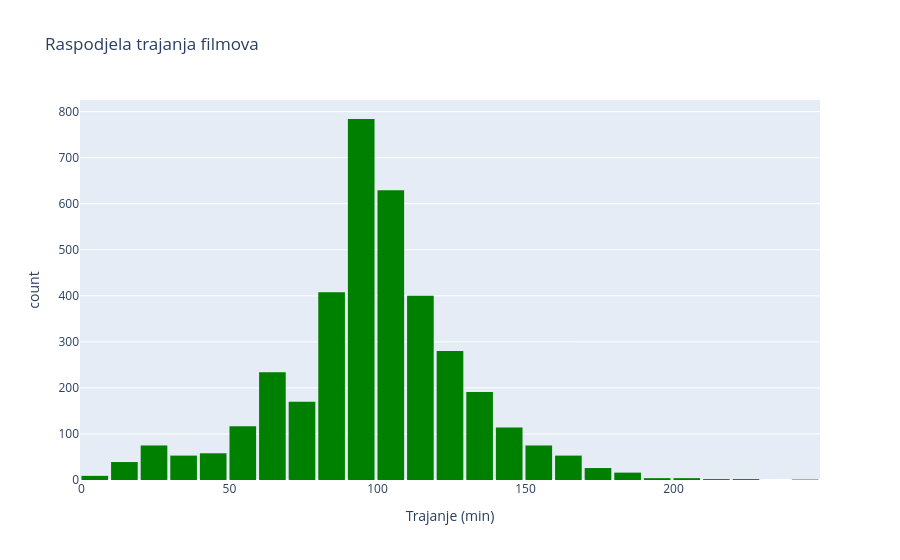

The notebook cell saved with this chart:
### Markdown cell above
## Trajanje filmova

Prikazat cu koliko filmova spada u koje trajanje,koji je format najzastupljeniji.

### Code cell
filmovi = df[df["type"]=="MOVIE"]

fig3 = px.histogram(
    filmovi,
    x="runtime",
    nbins=40,
    title="Raspodjela trajanja filmova",
    labels={"runtime":"Trajanje (min)","count":"Broj filmova"},
    color_discrete_sequence=["green"]
)

fig3.update_layout(bargap=0.1)
fig3.show()

### Figure 1 — Plotly figure (JSON) as saved in the notebook; plotly's stock layout.template omitted (floating-point values rounded to 4 significant figures; data arrays with more than 128 entries replaced by an {"elided": "..."} marker saying what was removed)
{"data": [{"bingroup": "x", "hovertemplate": "Trajanje (min)=%{x}<br>count=%{y}<extra></extra>", "legendgroup": "", "marker": {"color": "green", "pattern": {"shape": ""}}, "name": "", "nbinsx": 40, "orientation": "v", "showlegend": false, "type": "histogram", "x": {"elided": "3744 int values"}, "xaxis": "x", "yaxis": "y"}], "layout": {"bargap": 0.1, "barmode": "relative", "legend": {"tracegroupgap": 0}, "title": {"text": "Raspodjela trajanja filmova"}, "xaxis": {"anchor": "y", "domain": [0, 1], "title": {"text": "Trajanje (min)"}}, "yaxis": {"anchor": "x", "domain": [0, 1], "title": {"text": "count"}}}}
